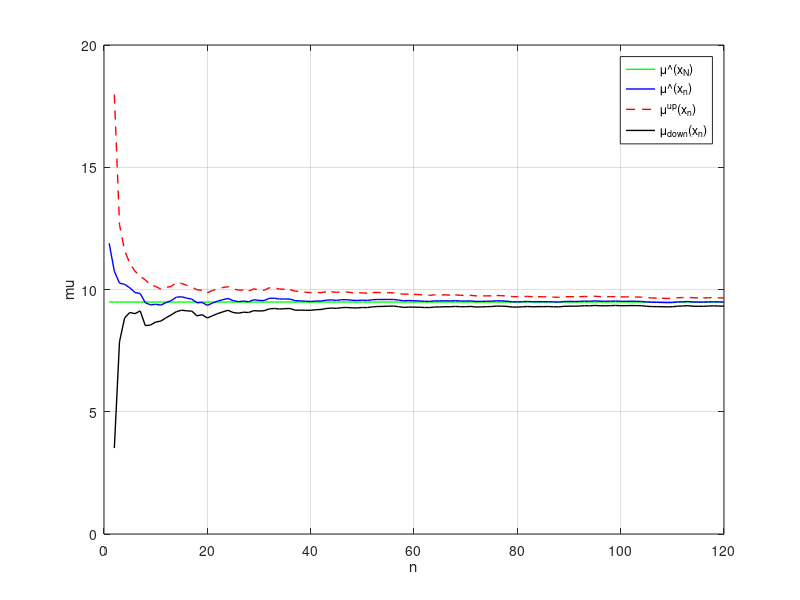
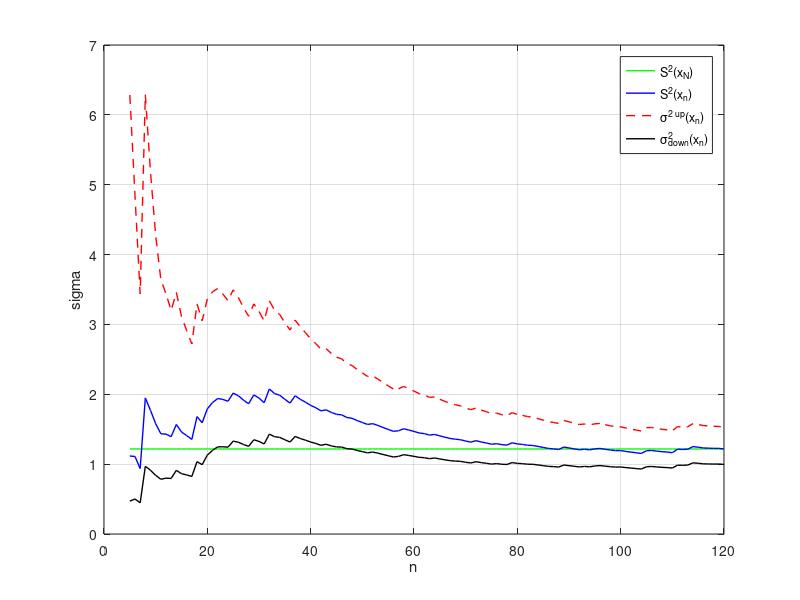

These figures' MATLAB source, in order:
function lab_02()
    X = csvread('test.csv');
    
    % Оценки мат ожидания и дисперсии
    mu = CalcMu(X);
    fprintf("\nВыборочное среднее (оценка мат ожидания) = %.4f\n", mu);
    
    s2 = CalcS2(X);
    fprintf("Исправленная выборочная дисперсия (оценка дисперсии) = %.4f\n", s2);
    
    % Гамма
    gamma = 0.9;
    N = length(X);
    
    % Вычисление доверительных интервалов
    [lowM, highM] = CalcIntervalM(mu, s2, gamma, N);
    fprintf("\nИнтервал для M: (%.4f, %.4f)\n", lowM, highM);
    
    [lowD, highD] = CalcIntervalD(s2, gamma, N);
    fprintf("Интервал для D: (%.4f, %.4f)\n", lowD, highD);
    
    % Построение графиков
    graphMu(X, gamma, N);
    graphS2(X, gamma, N);
endfunction


function graphS2(X, gamma, N)
    figure()
    
    mu = zeros(N, 1);
    s2 = zeros(N, 1);
    
    for ind = 1 : N
        part = X(1:ind);
        mu(ind) = CalcMu(part);
        s2(ind) = CalcS2(part);
    endfor
    
    % Прямая
    s2Line = zeros(N, 1);
    s2Line(1:N) = s2(N);
    
    % Для границ
    s2Low =  zeros(N, 1);
    s2High = zeros(N, 1);
    
    for ind = 1 : N
        [s2Low(ind), s2High(ind)] = CalcIntervalD(s2(ind), gamma, ind);   
    endfor
    
    % Графики
    plot((5:N), s2Line(5:N), 'g', 'LineWidth', 1);
    hold on;
    plot((5:N), s2(5:N), 'b-', 'LineWidth', 1);
    hold on;
    plot((5:N), s2High(5:N), 'r--', 'LineWidth', 1);
    hold on;
    plot((5:N), s2Low(5:N), 'k', 'LineWidth', 1);
    hold on;
    
    grid on;
    xlabel("n");
    ylabel("\sigma");
    
    legend('S^2(x_N)', 'S^2(x_n)', '\sigma^{2 up}(x_n)', '\sigma^2_{down}(x_n)');
endfunction


function graphMu(X, gamma, N)
    mu = zeros(N, 1);
    s2 = zeros(N, 1);
    
    for ind = 1 : N
        part = X(1:ind);
        mu(ind) = CalcMu(part);
        s2(ind) = CalcS2(part);
    endfor
    
    % Прямая
    muLine = zeros(N, 1);
    muLine(1:N) = mu(N);
    
    % Для границ
    muLow =  zeros(N, 1);
    muHigh = zeros(N, 1);
    
    for ind = 1 : N
        [muLow(ind), muHigh(ind)] = CalcIntervalM(mu(ind), s2(ind), gamma, ind);   
    endfor
    
    % Графики
    plot((1:N), muLine(1:N), 'g', 'LineWidth', 1);
    hold on;
    plot((1:N), mu(1:N), 'b-', 'LineWidth', 1);
    hold on;
    plot((1:N), muHigh(1:N), 'r--', 'LineWidth', 1);
    hold on;
    plot((1:N), muLow(1:N), 'k', 'LineWidth', 1);
    hold on;
    
    grid on;
    xlabel("n");
    ylabel("\mu");
    
    legend('\mu\^(x_N)', '\mu\^(x_n)', '\mu^{up}(x_n)', '\mu_{down}(x_n)');
endfunction


% Доверительный интервал при
% m - неизвестно, sigma - неизвестно
% Оценить m
function [lowM, highM] = CalcIntervalM(mu, s2, gamma, N)
    alpha = (1 - gamma) / 2;
    quantileStudent = tinv((1 - alpha), (N - 1));
    
    lowM =  mu - (quantileStudent * sqrt(s2) / sqrt(N));
    highM = mu + (quantileStudent * sqrt(s2) / sqrt(N));
endfunction


% Доверительный интервал при
% sigma - неизвестно
% Оценить sigma^2
function [lowD, highD] = CalcIntervalD(s2, gamma, N)
    alpha = (1 - gamma) / 2;
    
    quantileXi2Low =  chi2inv((1 - alpha), (N - 1));
    quantileXi2High = chi2inv(alpha, (N - 1));
    
    lowD =  s2 * (N - 1) / quantileXi2Low;
    highD = s2 * (N - 1) / quantileXi2High;
endfunction


% Вычисление выборочного среднего
function mu = CalcMu(X)
    n = length(X);
    
    mu = sum(X) / n;
endfunction


% Вычисление исправленной выборочной дисперсии
function s2 = CalcS2(X)
    n = length(X);
    mu = CalcMu(X);
    
    if (n > 1)
        s2 = sum((X - mu) .^2) / (n - 1);
    else
        s2 = 0;
    endif
    
endfunction
